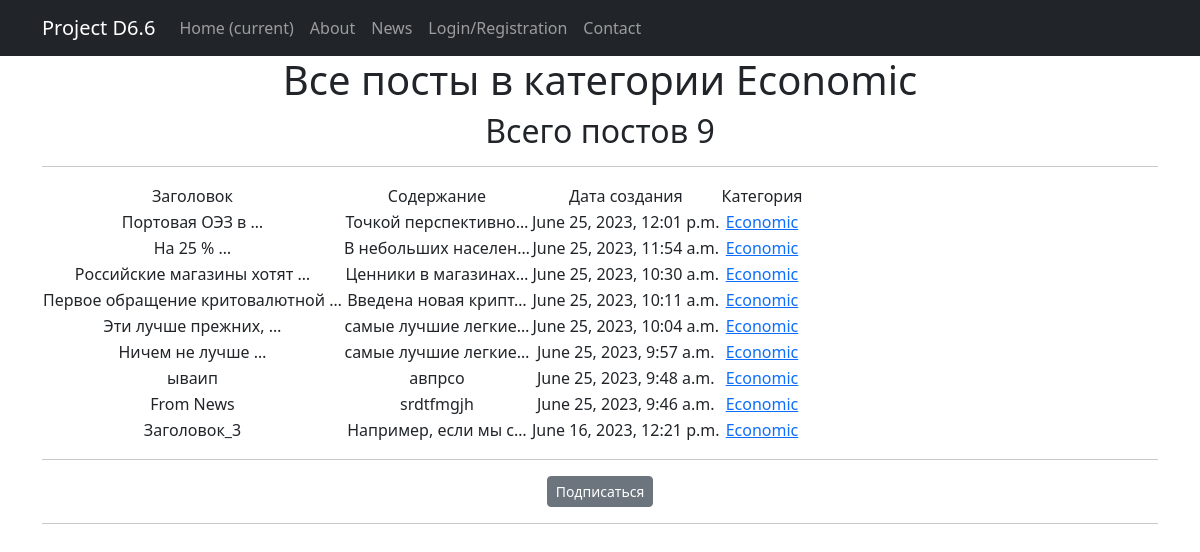
Screenshot of /articles/category/2/ with the database file from the repository.
### news/models.py (models this page shows, shortened)
class Category(models.Model):  # класс Категорий
    objects = None
    name = models.CharField(max_length=128, unique=True)  # максмиальная длина 128 знаков, уникальное поле
    subscribers = models.ManyToManyField(User, blank=True, related_name='categories')
    def __str__(self):
        return self.name.title()

class Post(models.Model):  # класс Post
    news = 'NE'
    article = 'AR'
    CATSELECT = [
        (news, 'Новость'),
        (article, 'Статья')
    ]
    objects = None
    author = models.ForeignKey(Author, on_delete=models.CASCADE)  # связь «один ко многим» с моделью Author
    time_in = models.DateTimeField(auto_now_add=True)  # автоматическое присвоение даты и времени создания
    title = models.CharField(max_length=255)  # длина заголовка
    choice_field = models.CharField(max_length=2, choices=CATSELECT)  # поле выбора категории новость/статья
    content = models.TextField()  # содержание статьи/новости
    rating = models.IntegerField(default=0)  # рейтинг статьи/новости
    category = models.ManyToManyField(Category, through='PostCategory', related_name='PostCategory')  # связь «многие ко многим» с моделью Category (с дополнительной моделью PostCategory)

### news/views.py (the view)
# urls.py: path('category/', CategoryList.as_view(), name='categories'),
class CategoryList(ListView):
   model = Post
   template_name = 'categories.html'
   context_object_name = 'categories'
   def get_queryset(self):
       self.category = get_object_or_404(Category, id=self.kwargs['pk'])
       queryset = Post.objects.filter(category=self.category).order_by('-time_in')
       return queryset
   def get_context_data(self, **kwargs):
       context = super().get_context_data(**kwargs)
       context['is_not_subscriber'] = self.request.user not in self.category.subscribers.all()
       context['category'] = self.category
       return context

### news/templatetags/custom_filters.py (called while the page is built)
@register.filter()
def censor(value, censored_words=BAD_WORDS, symbols=SYMBOLS):
    if isinstance(value, str):
        for i in value.split():
            count = 0
            if not i.isalnum():
                for j in symbols:
                    if j in i:
                        count += 1
            if i[:len(i) - count].lower() in censored_words:
                value = value.replace(i[:len(i) - count], i[0] + '*' * (len(i) - 1 - count))
    else:
        try:
            raise AttributeError
        except AttributeError:
            print("AttributeError")
    return value

### templates/categories.html (shortened to what this page needs)
{% extends 'flatpages/default.html' %}
{% load static %}
{% load custom_filters %}
{% block content %}
<link rel="stylesheet" type='text/css' href="{% static 'css/styles.css' %}">
    <h1>Все посты в категории {{ category }}</h1>
    <h2>Всего постов {{ categories|length }}</h2>
    <hr>
    {% if categories %}
       <table>
           <tr class="table-head">
               <td>Заголовок</td>
               <td>Содержание</td>
               <td>Дата создания</td>
               <td>Категория</td>
           </tr>
           {% for post in categories %}
		   <tr>
               <td>{{ post.title|censor|truncatewords:3 }}</td>
               <td>{{ post.content|censor|truncatechars:20 }}</td>
               <td>{{ post.time_in }}</td>
               <td>{% for category in post.category.all %}
                   <a href="{% url 'categories' category.id%}"> {{ category }}</a>
                   {% endfor %}
                </td>
		   </tr>
		   {% endfor %}
       </table>
       <hr>
        {% if is_not_subscriber %}
            <p class="tex_center"><a href="{% url 'subscribe' category.id %}" class="btn btn-secondary btn-sm">Подписаться</a></p>
        {% endif %}
    {% else %}
        <h2>Сообщений нет!</h2>
    {% endif %}
<hr>
{% endblock content %}

### rows the page displays
Category: name "Economic"
Post: title|censor "Портовая ОЭЗ в …", content|censor "Точкой перспективно…", time_in "June 25, 2023, 12:01 p.m."
Post: title|censor "На 25 % …", content|censor "В небольших населен…", time_in "June 25, 2023, 11:54 a.m."
Post: title|censor "Российские магазины хотят …", content|censor "Ценники в магазинах…", time_in "June 25, 2023, 10:30 a.m."
Post: title|censor "Первое обращение критовалютной …", content|censor "Введена новая крипт…", time_in "June 25, 2023, 10:11 a.m."
Post: title|censor "Эти лучше прежних, …", content|censor "самые лучшие легкие…", time_in "June 25, 2023, 10:04 a.m."
Post: title|censor "Ничем не лучше …", content|censor "самые лучшие легкие…", time_in "June 25, 2023, 9:57 a.m."
Post: title|censor "ываип", content|censor "авпрсо", time_in "June 25, 2023, 9:48 a.m."
Post: title|censor "From News", content|censor "srdtfmgjh", time_in "June 25, 2023, 9:46 a.m."
Post: title|censor "Заголовок_3", content|censor "Например, если мы с…", time_in "June 16, 2023, 12:21 p.m."

### other values shown
{{ categories|length }} "9"
